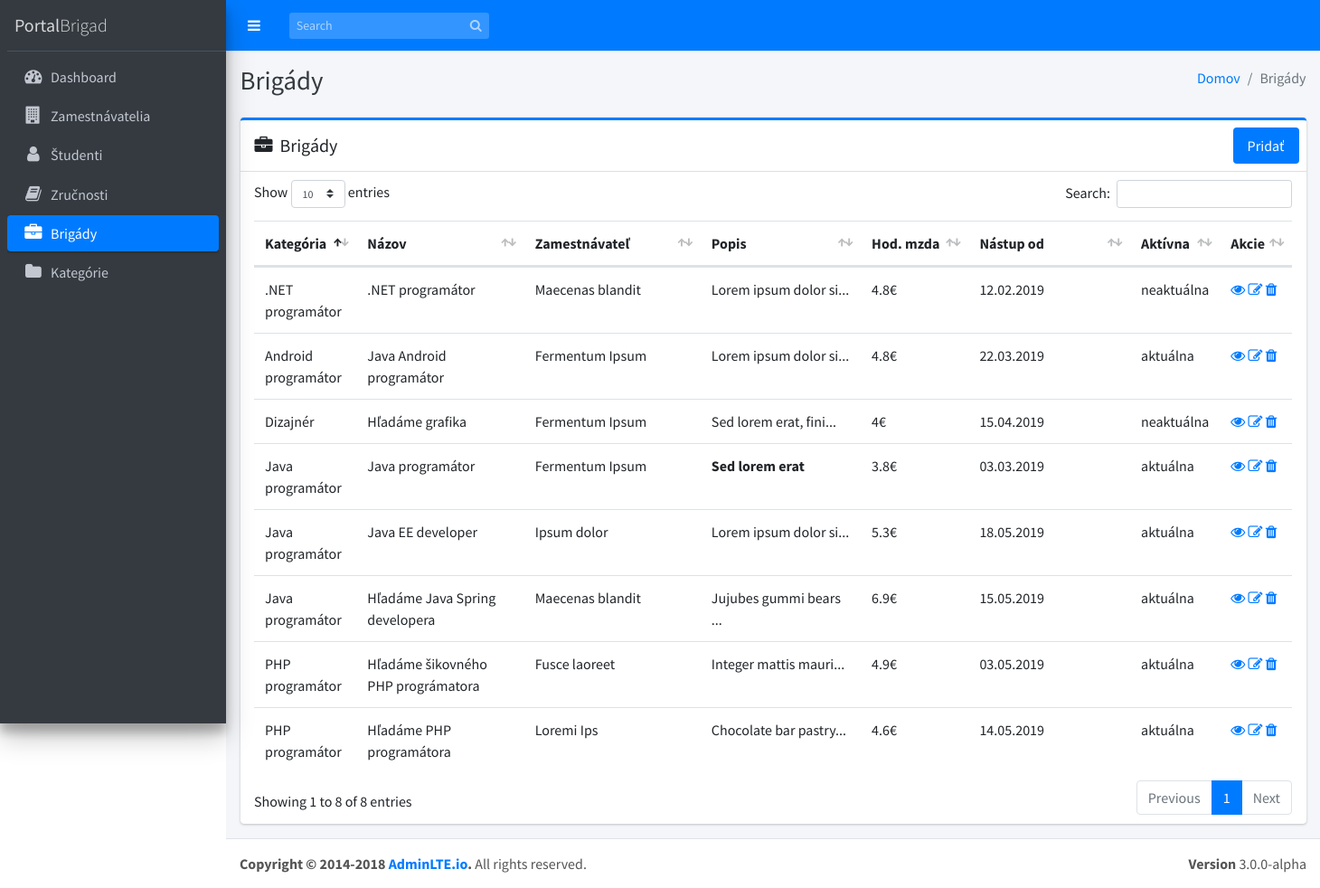
Page /index.php/brigady on the earlier database version.
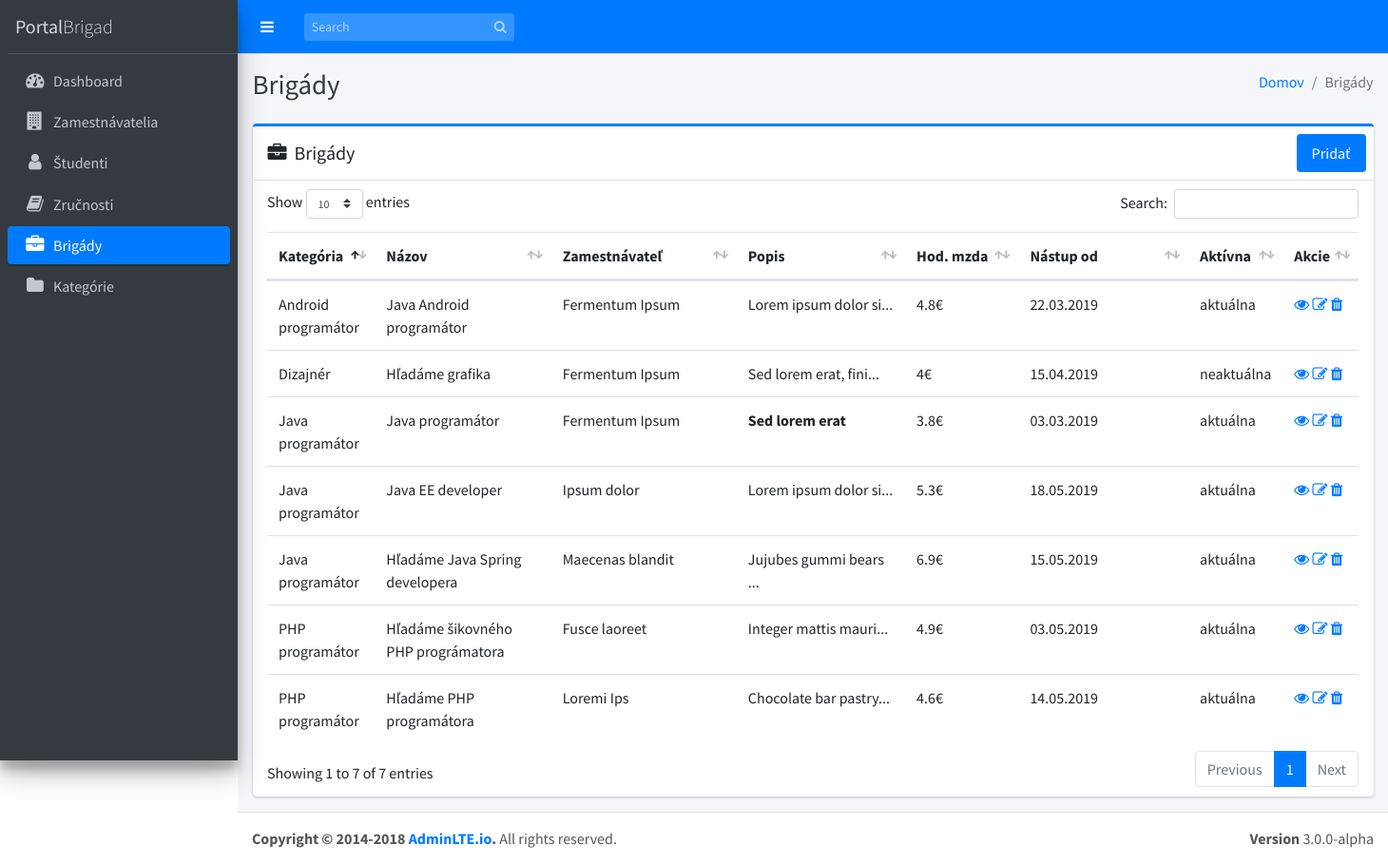
Same page on the later database version.
### tables this page shows
CREATE TABLE `brigady` (
  `idbrigady` int(11) NOT NULL,
  `nazov` varchar(40) NOT NULL,
  `popis` text NOT NULL,
  `hod_mzda` double NOT NULL,
  `od` date NOT NULL,
  `aktivna` tinyint(1) NOT NULL,
  `idzamestnavatelia` int(11) NOT NULL,
  `idkategorie` int(11) NOT NULL
);

CREATE TABLE `kategorie` (
  `idkategorie` int(11) NOT NULL,
  `kategoria` varchar(25) NOT NULL
);

CREATE TABLE `zamestnavatelia` (
  `id` int(11) NOT NULL,
  `nazov` varchar(30) NOT NULL,
  `adresa` varchar(45) NOT NULL,
  `email` varchar(30) NOT NULL,
  `telefon` varchar(16) NOT NULL
);

### application/controllers/Brigady.php (called while the page is built, shortened)
<?php
class Brigady extends CI_Controller
{
  function __construct()
  {
    $this->load->helper('form');
    $this->load->helper('url');
    $this->load->library('form_validation');
    $this->load->model('Brigada_model');
    $this->load->model('Kategoria_model');
    $this->load->model('Brigada_student_model');
    $this->load->model('Zamestnavatel_model');
    $this->load->model('Student_model');
    $this->load->library('pagination');
  }
  public function index()
  {
    $data = array();
    $data['brigady'] = $this->Brigada_model->getRows();
    $data['title'] = 'Brigády | PortalBrigad';
    $this->load->view('templates/header', $data);
    $this->load->view('templates/menu');
    $this->load->view('brigady/index', $data);
    $this->load->view('templates/footer');
  }
}

### index.php (called while the page is built, shortened)
<?php
require_once BASEPATH.'core/CodeIgniter.php';

### application/models/Brigada_model.php (called while the page is built, shortened)
<?php defined('BASEPATH') or exit('No direct script access allowed');
class Brigada_model extends CI_Model
{
  function getRows($id = "")
  {
    if (!empty($id)) {
      $query = $this->db->select('brigady.idzamestnavatelia as idzamestnavatelia, brigady.idkategorie as idkategorie, zamestnavatelia.nazov as zamestnavatel, kategoria, idbrigady, brigady.nazov as nazov, popis, hod_mzda, od, aktivna');
      $query = $this->db->join('zamestnavatelia', 'zamestnavatelia.id = brigady.idzamestnavatelia', 'inner');
      $query = $this->db->join('kategorie', 'kategorie.idkategorie = brigady.idkategorie', 'inner');
      $query = $this->db->get_where('brigady', array('idbrigady' => $id));
      return $query->row_array();
    } else {
      $query = $this->db->get('brigady');
      return $query->result_array();
    }
  }
}

### application/views/brigady/index.php (the view, shortened to what the changed rows need)
<div class="content-wrapper">
  <div class="content-header">
    <div class="container-fluid">
      <div class="row mb-2">
        <div class="col-sm-6">
          <h1 class="m-0 text-dark">Brigády</h1>
        </div>
      </div>
    </div>
  </div>
  <section class="content">
    <div class="container-fluid">
      <div class="row">
        <section class="col-md-12 connectedSortable">
          <div class="card card-primary card-outline">
            <div class="card-body table-responsive p-2">
              <div id="brigadyTable_wrapper" class="dataTables_wrapper container-fluid dt-bootstrap4">
                <div class="row">
                  <div class="col-sm-12">
                    <table id="brigadyTable" class="table table-hover dataTable">
                      <thead>
                        <tr>
                          <th width="10%">Kategória</th>
                          <th width="19%">Názov</th>
                          <th width="19%">Zamestnávateľ</th>
                          <th width="19%">Popis</th>
                          <th width="12%">Hod. mzda</th>
                          <th width="19%">Nástup od</th>
                          <th width="19%">Aktívna</th>
                          <th width="19%">Akcie</th>
                        </tr>
                      </thead>
                      <tbody id="userData">
                        <?php if (!empty($brigady)) : foreach ($brigady as $brigada) : ?>
                            <tr>
                              <td><?php echo $brigada['kategoria']; ?></td>
                              <td><?php echo $brigada['nazov']; ?></td>
                              <td><?php echo $brigada['zamestnavatel']; ?></td>
                              <td><?php echo substr($brigada['popis'], 0, 20) . '...'; ?></td>
                              <td><?php echo $brigada['hod_mzda'] . '€'; ?></td>
                              <td><?php echo date('d.m.Y', strtotime($brigada['od'])); ?></td>
                              <td><?php if ($brigada['aktivna'] == 1) {
                                    echo 'aktuálna';
                                  } else {
                                    echo 'neaktuálna';
                                  } ?></td>
                              <td>
                                <a href="<?php echo site_url('brigady/view/' . $brigada['idbrigady']); ?>" class="fa fa-eye"></a>
                                <a href="<?php echo site_url('brigady/edit/' . $brigada['idbrigady']); ?>" class="fa fa-edit"></a>
                                <a href="<?php echo site_url('brigady/delete/' . $brigada['idbrigady']); ?>" data-href="<?php echo site_url('brigady/delete/' . $brigada['idbrigady']); ?>" class="fa fa-trash" data-toggle="modal" data-target="#deleteModal"></a>
                              </td>
                            </tr>
                          <?php endforeach;
                      else : ?>
                          <tr>
                            <td colspan="4">Žiadne brigády</td>
                          </tr>
                        <?php endif; ?>
                      </tbody>
                    </table>
                  </div>
                </div>
              </div>
            </div>
        </section>
      </div>
    </div>
</div>
</div>

Differences in the rows shown:
removed brigady: idkategorie.kategoria ".NET programátor", nazov ".NET programátor", idzamestnavatelia.nazov "Maecenas blandit", popis "Lorem ipsum dolor si", hod_mzda "4.8", od "12.02.2019", aktivna "neaktuálna"
Other differences:
text written by a page script: "Show entries Search: Showing 1 to 8 of 8 entries Previous 1 Next" → "Show entries Search: Showing 1 to 7 of 7 entries Previous 1 Next"
